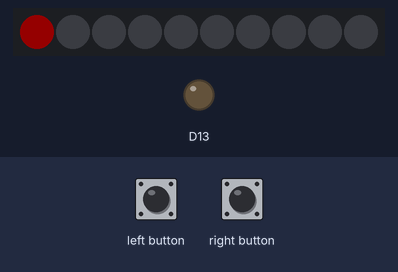
A sketch run on a simulated Adafruit Circuit Playground Express. Shown: 10 RGB LEDs in strip order, left to right, output pins drawn as LEDs (lit = HIGH). The inputs (shaded band) are chosen by the test bench. Dim RGB values are drawn brighter than linear; what the sketch prints to the serial monitor is not drawn.

Above: at 1.6 s.
1.7 s: right button pressed for 1 s
At 2.8 s:
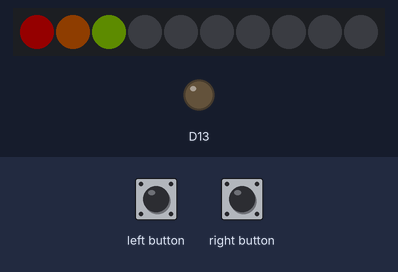
At 5.4 s:
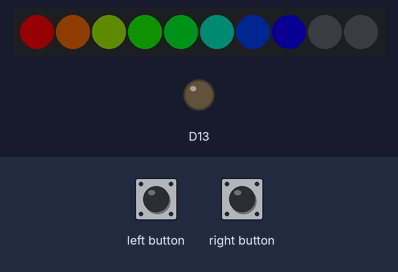
5.5 s: left button pressed for 1 s
At 6.5 s:
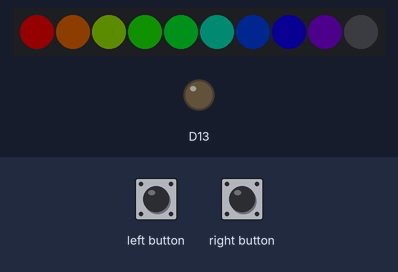
9.2 s: left button pressed for 0.15 s
11.2 s: left button pressed for 3.2 s
Timing chart, 0 to 14.2 s (numbered marks = the images above; inputs shaded):
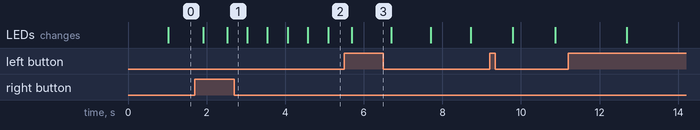

The sketch:

timer_test.ino
```cpp
#include <Adafruit_CircuitPlayground.h>
/***************************
 * Spike program to test creating a spinner
 *
 * Inputs
 *  Button A - slows down spinner
 *  Button B - speeds up spinner
 *
 */

uint8_t pixeln = 0;
long deltaTime = 0;
unsigned long lastTime = 0;
int speed = 1000;

void setup() {
  // put your setup code here, to run once:
  Serial.begin(9600);
  Serial.println("Timer test!");
  CircuitPlayground.begin();
}

void tick() {
  CircuitPlayground.setPixelColor(pixeln++, CircuitPlayground.colorWheel(25 * pixeln));
  if (pixeln == 11) {
    pixeln = 0;
    CircuitPlayground.clearPixels();
  }
}

void loop() {
  unsigned long t = millis();
  deltaTime += t - lastTime;
  lastTime = t;

  if (CircuitPlayground.leftButton()) {
    speed+=5;
  }
  if (CircuitPlayground.rightButton()) {
    speed-=5;
  }
  delay(10);

  if(deltaTime >= speed) {
    tick();
    deltaTime = 0;
  }
}
```
